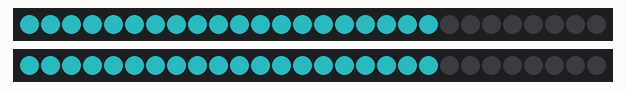
Recording of a sketch running on a simulated Arduino Uno, built with avr-gcc and run on an emulated ATmega328P. On the bench: 2 × 28 RGB LEDs in strip order, left to right. Dim RGB values are drawn brighter than linear.

Above: at 0.1 s.
At 3.7 s:
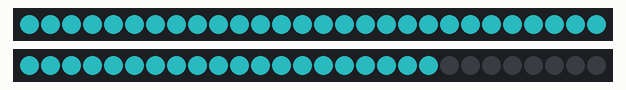
At 11.5 s:
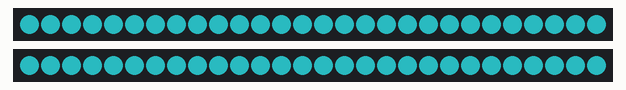
At 22.6 s:
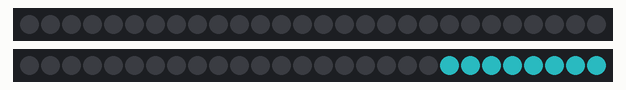
At 31.4 s:
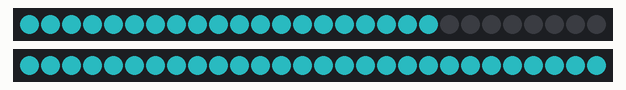

The sketch:

Anduin_Armor.ino
```cpp
#include <Adafruit_NeoPixel.h>

#define PIN 6
#define PINTWO 5
#define LED_COUNT 28
#define LED_COUNT2 28
// Parameter 1 = number of pixels in strip
// Parameter 2 = pin number (most are valid)
// Parameter 3 = pixel type flags, add together as needed:
//   NEO_KHZ800  800 KHz bitstream (most NeoPixel products w/WS2812 LEDs)
//   NEO_KHZ400  400 KHz (classic 'v1' (not v2) FLORA pixels, WS2811 drivers)
//   NEO_GRB     Pixels are wired for GRB bitstream (most NeoPixel products)
//   NEO_RGB     Pixels are wired for RGB bitstream (v1 FLORA pixels, not v2)
Adafruit_NeoPixel strip(LED_COUNT, PIN, NEO_GRB + NEO_KHZ800);

Adafruit_NeoPixel strip2(LED_COUNT2, PINTWO, NEO_GRB + NEO_KHZ800);
const byte extra=40;


void setup() {
  // put your setup code here, to run once:
//  Serial.begin(9600);
  strip.begin();
     strip.setBrightness(85);
     strip.show();
       strip2.begin();
     strip2.setBrightness(85);
     strip2.show();

}
uint8_t blue[3] = {54, 245, 255};

void loop() {
  int delayTime = 100;
  colorWipe(54,   245,   255, delayTime);
//  ledTrail(100, 255, 25,0,0, 0,0);       // Pause; R,G,B foreground; R,G,B background

  delay(1000);
//    inverseLedTrail(100, 0, 0,0,255, 25,0);       // Pause; R,G,B foreground; R,G,B background

inverseColorWipe(54,   245,   255, delayTime);
delay(1000);
}

void colorWipe(int r, int g, int b, int wait) {
  uint32_t color = strip.Color(r,   g,   b);

  for(int i=0; i<20;i++)
  {
    strip.setPixelColor(i,color);
    strip.show();
        strip2.setPixelColor(i,color);
    strip2.show();
  }
  delay(wait);
  for(int i=0; i<strip.numPixels(); i++) { // For each pixel in strip...
       fade(10,r,g,b,i);
    strip.setPixelColor(i, color);
    for(int j=0; j<20;j++)
  {
    strip.setPixelColor(j,color);
        strip2.setPixelColor(j,color);
    strip.show();
  }//  Set pixel's color (in RAM)
    strip2.show();
    //  Update strip to match
    delay(wait);                           //  Pause for a moment
  }
  for(int i=0; i<20;i++)
  {
    strip.setPixelColor(i,color);
    strip.show();
        strip2.setPixelColor(i,color);
    strip2.show();
  }
}

void inverseColorWipe(int r, int g, int b, int wait) {
 uint32_t color = strip.Color(r,g,b);
  for(int i=strip.numPixels(); i>=10; i--) { // For each pixel in strip...
    strip.setPixelColor(i, color);
        strip2.setPixelColor(i, color);

        inverseFade(10,r,g,b,i);
//  Set pixel's color (in RAM)
    strip.show();
      strip2.show();//  Update strip to match
    delay(wait);                           //  Pause for a moment
  }
   for(int i=0; i<20;i++)
  {
    strip.setPixelColor(i,strip.Color(0,0,0));
    strip.show();
        strip2.setPixelColor(i,strip.Color(0,0,0));
    strip2.show();
  }
}

void fade(int fadeLength,int r, int g, int b,int currentPixel) {
for (int ahead=0;ahead <fadeLength;ahead++){
  if (currentPixel+ahead <= strip.numPixels()-1) {
    double divisor = (((double)fadeLength-ahead)/(fadeLength+1));
//    Serial.println(divisor);
    strip.setPixelColor(currentPixel+ahead,strip.Color(r*divisor,g*divisor,b*divisor));
    }
  }
}
void inverseFade(int fadeLength,int r, int g, int b, int currentPixel){
    int diff = strip.numPixels()-currentPixel;
    if (diff<fadeLength){
        fadeLength=diff;
        }
    for (int ahead=0;ahead <fadeLength+1;ahead++){
  if (currentPixel+ahead <= strip.numPixels()-1) {
    double divisor = (((double)fadeLength-ahead)/(fadeLength+1));
//    Serial.println(divisor);
    strip.setPixelColor(currentPixel+ahead,strip.Color(r*divisor,g*divisor,b*divisor));
    }
    }
}
```

Measured:
- what the display in image 3 shows lasts 1.1 s, from 22.5 s to 23.6 s
